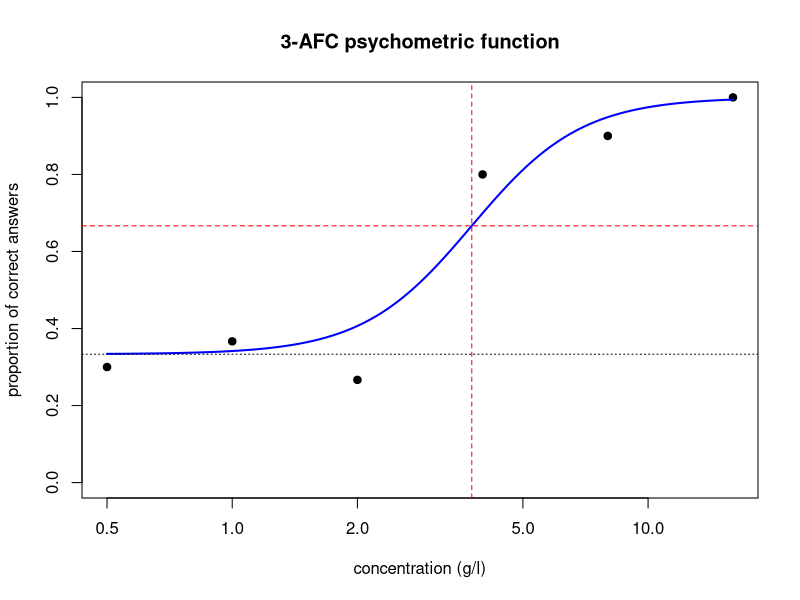

The R script that drew this image:
# ============================================================
# Exercise 22: Detection threshold - 3-AFC and the BET method
# Theory: https://senzorika.github.io/SaIT/theory_EN/exercise22.html
# ============================================================

#---------------------------------------------------------------------------------------
# 1. Best Estimate Threshold (BET)
#---------------------------------------------------------------------------------------
# Ascending series of sucrose concentrations (g/l). A 3-AFC test at each concentration:
# two samples of water and one with the substance, 1 = the assessor picked the right sample.
concentrations <- c(0.5, 1, 2, 4, 8, 16)
answers <- rbind(
  A1 = c(0, 0, 1, 1, 1, 1),
  A2 = c(0, 1, 0, 1, 1, 1),
  A3 = c(0, 0, 0, 1, 1, 1),
  A4 = c(1, 1, 1, 1, 1, 1),
  A5 = c(0, 0, 1, 0, 0, 1),
  A6 = c(0, 0, 0, 0, 1, 1)
)
colnames(answers) <- concentrations
answers

# individual threshold = geometric mean of the highest missed and the next higher concentration
bet <- function(x, conc) {
  k <- length(conc)
  misses <- which(x == 0)
  if (length(misses) == 0) {
    return(conc[1] / sqrt(conc[2] / conc[1])) # correct everywhere: half a step below the series
  }
  last <- max(misses)
  if (last == k) {
    return(conc[k] * sqrt(conc[k] / conc[k - 1])) # miss at the highest: half a step above the series
  }
  sqrt(conc[last] * conc[last + 1])
}
thresholds <- apply(answers, 1, bet, conc = concentrations)
round(thresholds, 2)

# group threshold = geometric mean of the individual thresholds
group_threshold <- exp(mean(log(thresholds)))
group_threshold
sd(log10(thresholds)) # variability of sensitivity within the panel (in log10 units)

#---------------------------------------------------------------------------------------
# 2. Psychometric function - threshold from the proportion of correct answers
#---------------------------------------------------------------------------------------
# 30 assessors at each concentration. In 3-AFC one third guess correctly without perceiving
# anything, so P(correct) = 1/3 + 2/3 * P(detection); threshold = concentration detected by 50 % of the panel.
set.seed(22)
n <- 30
p_detection <- plogis(1.8 * (log2(concentrations) - log2(3)))
correct <- rbinom(length(concentrations), n, 1 / 3 + 2 / 3 * p_detection)
data.frame(concentrations, correct, proportion = round(correct / n, 2))

# parameter estimation by maximum likelihood
neg_loglik <- function(par) {
  p <- 1 / 3 + 2 / 3 * plogis(par[1] + par[2] * log2(concentrations))
  -sum(dbinom(correct, n, p, log = TRUE))
}
fit <- optim(c(0, 1), neg_loglik)
model_threshold <- 2^(-fit$par[1] / fit$par[2]) # 50 % detection, i.e. 2/3 correct answers
model_threshold

plot(concentrations, correct / n,
  log = "x", pch = 19, ylim = c(0, 1),
  xlab = "concentration (g/l)", ylab = "proportion of correct answers", main = "3-AFC psychometric function"
)
curve(1 / 3 + 2 / 3 * plogis(fit$par[1] + fit$par[2] * log2(x)), add = TRUE, col = "blue", lwd = 2)
abline(h = 1 / 3, lty = 3) # chance level
abline(h = 2 / 3, lty = 2, col = "red") # 50 % detection
abline(v = model_threshold, lty = 2, col = "red")


# TASK1:
# =========
# Which assessor is the most sensitive and which the least? For which assessors is the threshold
# estimate unreliable and how would you change the concentration series?

# TASK2:
# =========
# Assessor A5 answered 0, 0, 1, 0, 0, 1. Why does the correct answer at 2 g/l not count?
# What is the probability that an assessor who perceives nothing guesses three 3-AFC tests in a row?

# TASK3:
# =========
# Check the individual thresholds in the calculator (in Slovak): https://senzorika.github.io/SAP/kapitoly/01_uvod_vnimanie_chuti.html#kalkulator
# Compare the BET group threshold with the threshold from the psychometric function - why may they differ?
